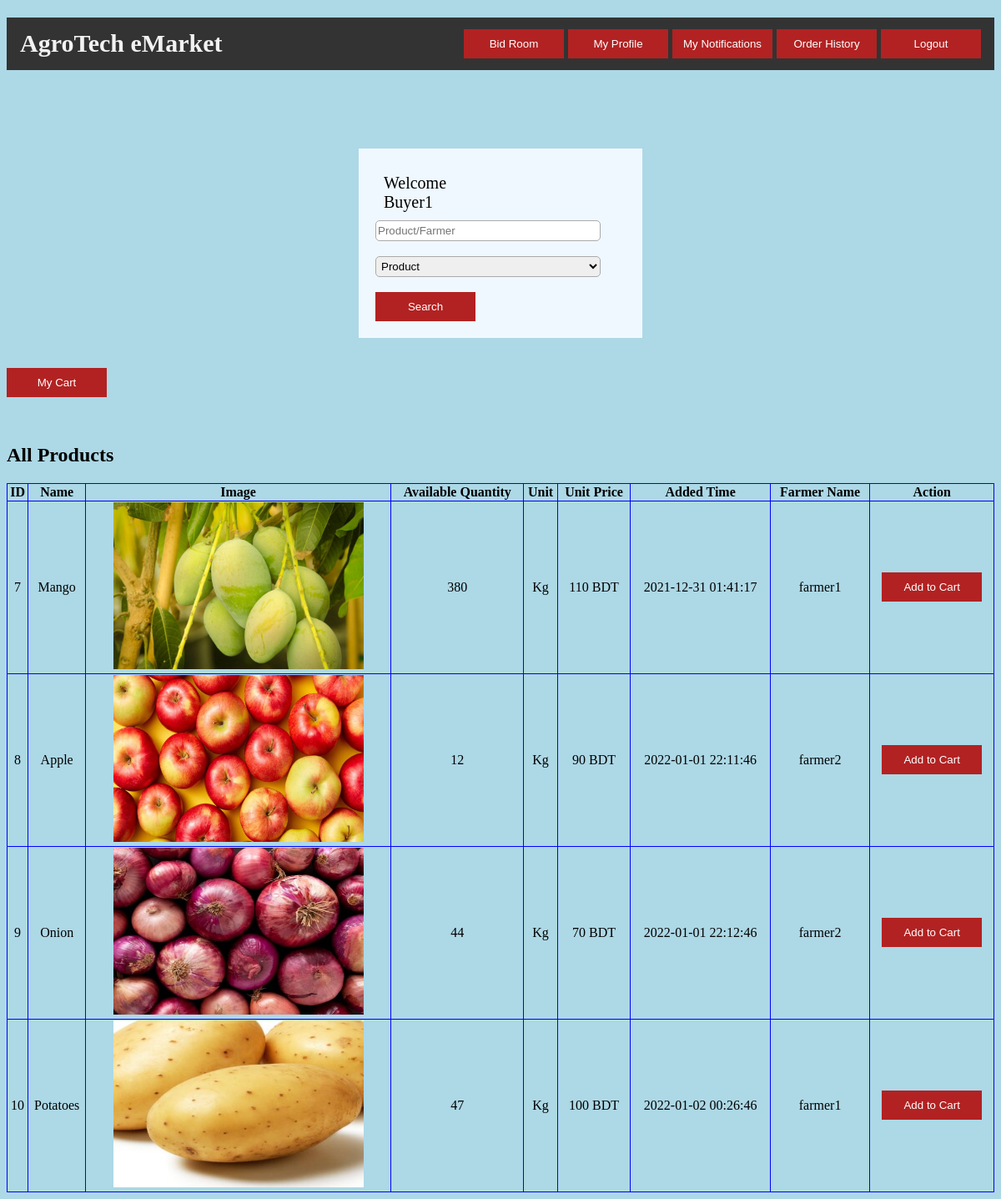
The app's page /home.php (signed in) with its own data.
### tables this page shows
CREATE TABLE `buyer` (
  `b_username` varchar(25) NOT NULL,
  `password` varchar(100) NOT NULL,
  `Name` varchar(25) NOT NULL,
  `Address` varchar(50) NOT NULL,
  `Contact_no` int(10) NOT NULL,
  `District` varchar(25) NOT NULL,
  `City` varchar(25) NOT NULL
);

CREATE TABLE `product` (
  `p_id` int(10) NOT NULL,
  `productName` varchar(25) NOT NULL,
  `productImage` varchar(255) NOT NULL,
  `Quantity` int(10) NOT NULL,
  `Price_perUnit` int(10) NOT NULL,
  `Unit` varchar(10) NOT NULL,
  `Added_date` datetime NOT NULL,
  `f_username` varchar(25) NOT NULL,
  `AvailableQuantity` int(10) NOT NULL
);

### home.php (the view, shortened to what this page needs)
<?php
if(
    isset($_SESSION['username'])
    && isset($_SESSION['role'])
    && !empty($_SESSION['username'])
    && !empty($_SESSION['role'])
){
    $role = $_SESSION['role'];
    $username = $_SESSION['username'];
    ?>
        <!DOCTYPE html>
        <html lang="en">
            <head>
            </head>
            <body>
              <h1 class="header">
                <left>AgroTech eMarket</left>
                <right>
                  <input id="button" type="button" value="Bid Room" onclick="allBid();">
                  <input id="button" type="button" value="My Profile" onclick="profile()">
                  <input id="button" type="button" value="My Notifications" onclick="notification()">
                  <input id="button" type="button" value="Order History" onclick="orderhistory()">
                  <input type="button" id="button" value="Logout" onclick="logout();">
                </right>
              </h1>
                <br><br>
                <br>
                <br>
                <form id="box" action="search.php" method="GET">
                <div style="font-size: 20px;margin: 10px;">Welcome
                <?php
                try{
                    $conn=new PDO("mysql:host=localhost:3306;dbname=eMarket;","root","");
                    $conn->setAttribute(PDO::ATTR_ERRMODE, PDO::ERRMODE_EXCEPTION);
                    $signupquery="SELECT * FROM ".$role." WHERE ".$role[0]."_username = '".$username."'";
                    $returnobj = $conn->query($signupquery);
                    $returntable = $returnobj->fetchAll();
                    if($returnobj->rowCount() == 1)
                    {
                        foreach($returntable as $row){
                        ?><br><?php
                        echo $row['Name'];
                    }
                    }
                }
                catch(PDOException $ex){
                    ?>
                        <script>location.assign("login.php");</script>
                    <?php
                }
                ?></div>
                    <input class="text" type="search" id="search" name="search" placeholder="Product/Farmer">
                    <br><br>
                    <select class="text" id="choose" name="choose">
                    <option value="product">Product</option>
                    </select>
                    <br><br>
                    <input id="button" type="submit" value="Search">
                </form>
                <br>
                <br>
                <?php
                if($role == 'farmer'){
                    ?>
                    <input id="button" type="button" value="My Products" onclick="myproduct();">
                    <?php
                }
                else{
                    ?>
                    <input id="button" type="button" value="My Cart" onclick="cart()">
                <?php
                }
                ?>
                <div>
                  <br>
                  <br>
                <h2> All Products </h2>
                    <table id="ptable">
                        <thead>
                            <tr>
                                <th>ID</th>
                                <th>Name</th>
                                <th>Image</th>
                                <th>Available Quantity</th>
                                <th>Unit</th>
                                <th>Unit Price</th>
                                <th>Added Time</th>
                                <th>Farmer Name</th>
                                <th>Action</th>
                            </tr>
                        </thead>
                        <tbody>
                            <?php
                            try{
                                $conn=new PDO("mysql:host=localhost:3306;dbname=eMarket;","root","");
                                $conn->setAttribute(PDO::ATTR_ERRMODE, PDO::ERRMODE_EXCEPTION);
                                $mysqlquery="SELECT * FROM product";
                                $returnobj=$conn->query($mysqlquery);
                                $returntable=$returnobj->fetchAll();
                                if($returnobj->rowCount()==0){
                                    ?>
                                        <tr>
                                            <td colspan="8">No Products Available</td>
                                        <tr>
                                    <?php
                                }
                                else{
                                    foreach($returntable as $row){
                                        ?>
                                        <tr>
                                            <td><?php echo $row['p_id'] ?></td>
                                            <td><?php echo $row['productName'] ?></td>
                                            <td>
                                                <img src="<?php echo $row['productImage'] ?>" width="300" height="200">
                                            </td>
                                            <td><?php echo $row['AvailableQuantity'] ?></td>
                                            <td><?php echo $row['Unit'] ?></td>
                                            <td><?php echo $row['Price_perUnit']." BDT" ?></td>
                                            <td><?php echo $row['Added_date'] ?></td>
                                            <td><?php echo $row['f_username'] ?></td>
                                            <td>
                                                <?php if($role != 'farmer'){
                                                    ?>
                                                    <input id="button" type="button" value="Add to Cart" onclick="gotocart(<?php echo $row['p_id']?>, <?php echo $row['AvailableQuantity']?>);">
                                                    <?php
                                                }
                                                ?>
                                            </td>
                                        </tr>
                                        <?php
                                    }
                                }
                            }
                            catch(PDOException $ex){
                                ?>
                                    <tr>
                                        <td colspan="6">No values found</td>
                                    <tr>
                                <?php
                            }
                            ?>
                        </tbody>
                    </table>
                </div>
            </body>
        </html>
    <?php
}
else{
     ?>
        <script>alert("login first!");</script>
        <script>location.assign("login.php");</script>
    <?php
}
?>

### home.php (style rules this page uses)
body { background-color: lightblue; }
.text { height: 25px; border-radius: 5px; padding: 2px; border: solid thin #aaa; width: 90%; }
#button { padding: 10px; width: 120px; color: white; background-color: FireBrick; border: none; }
#box { background-color: AliceBlue; margin: auto; width: 300px; padding: 20px; }
#ptable { width: 100%; border: 1px solid blue; border-collapse: collapse; }
#ptable th, #ptable td { border: 1px solid blue; border-collapse: collapse; text-align: center; }
.header { background-color: #333; overflow: hidden; }
.header left { float: left; color: #f2f2f2; text-align: center; padding: 14px 16px; text-decoration: none; font-size: 30px; }
.header right { float: right; color: #f2f2f2; text-align: center; padding: 14px 16px; text-decoration: none; font-size: 20px; }

### records on screen
buyer: Name "Buyer1"
product: p_id "7", productName "Mango", productImage (picture), AvailableQuantity "380", Unit "Kg", Price_perUnit "110", Added_date "2021-12-31 01:41:17", f_username "farmer1"
product: p_id "8", productName "Apple", productImage (picture), AvailableQuantity "12", Unit "Kg", Price_perUnit "90", Added_date "2022-01-01 22:11:46", f_username "farmer2"
product: p_id "9", productName "Onion", productImage (picture), AvailableQuantity "44", Unit "Kg", Price_perUnit "70", Added_date "2022-01-01 22:12:46", f_username "farmer2"
product: p_id "10", productName "Potatoes", productImage (picture), AvailableQuantity "47", Unit "Kg", Price_perUnit "100", Added_date "2022-01-02 00:26:46", f_username "farmer1"
